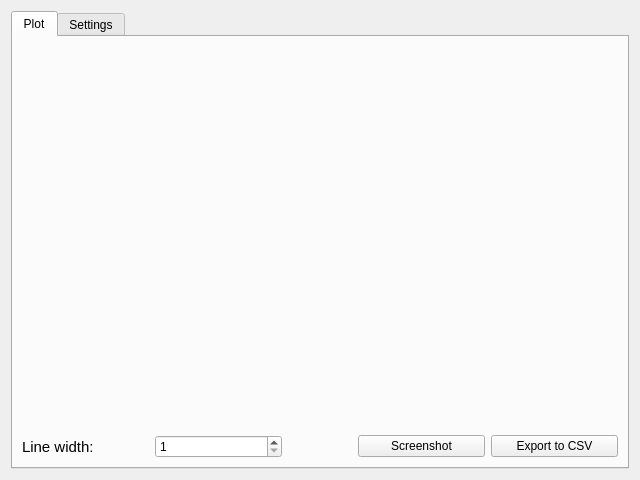
<?xml version="1.0" encoding="UTF-8"?>
<ui version="4.0">
 <class>QMSMplot</class>
 <widget class="QWidget" name="QMSMplot">
  <property name="geometry">
   <rect>
    <x>0</x>
    <y>0</y>
    <width>640</width>
    <height>480</height>
   </rect>
  </property>
  <property name="minimumSize">
   <size>
    <width>640</width>
    <height>480</height>
   </size>
  </property>
  <property name="windowTitle">
   <string/>
  </property>
  <layout class="QVBoxLayout" name="verticalLayoutMeasurement">
   <item>
    <widget class="QTabWidget" name="tabWidget">
     <property name="currentIndex">
      <number>0</number>
     </property>
     <widget class="QWidget" name="plot_tab">
      <attribute name="title">
       <string>Plot</string>
      </attribute>
      <layout class="QVBoxLayout" name="verticalLayout">
       <item>
        <widget class="QwtPlot" name="qwtPlot"/>
       </item>
       <item>
        <layout class="QHBoxLayout" name="horizontalLayoutButtons">
         <item>
          <layout class="QHBoxLayout" name="horizontalLayoutSpinBox">
           <item>
            <widget class="QLabel" name="label">
             <property name="font">
              <font>
               <pointsize>11</pointsize>
               <weight>50</weight>
               <bold>false</bold>
              </font>
             </property>
             <property name="text">
              <string>Line width:</string>
             </property>
            </widget>
           </item>
           <item>
            <widget class="QSpinBox" name="spinBox">
             <property name="minimum">
              <number>1</number>
             </property>
             <property name="maximum">
              <number>10</number>
             </property>
            </widget>
           </item>
           <item>
            <spacer name="horizontalSpacer">
             <property name="orientation">
              <enum>Qt::Horizontal</enum>
             </property>
             <property name="sizeType">
              <enum>QSizePolicy::Preferred</enum>
             </property>
             <property name="sizeHint" stdset="0">
              <size>
               <width>70</width>
               <height>20</height>
              </size>
             </property>
            </spacer>
           </item>
           <item>
            <widget class="QPushButton" name="pushButtonScreenshot">
             <property name="text">
              <string>Screenshot</string>
             </property>
            </widget>
           </item>
           <item>
            <widget class="QPushButton" name="pushButtonCSV">
             <property name="text">
              <string>Export to CSV</string>
             </property>
            </widget>
           </item>
          </layout>
         </item>
        </layout>
       </item>
      </layout>
     </widget>
     <widget class="QWidget" name="settings_tab">
      <attribute name="title">
       <string>Settings</string>
      </attribute>
      <layout class="QVBoxLayout" name="verticalLayout_3">
       <item>
        <widget class="QGroupBox" name="groupBox">
         <property name="title">
          <string>Show Graphs</string>
         </property>
        </widget>
       </item>
       <item>
        <widget class="QGroupBox" name="groupBox_2">
         <property name="title">
          <string>Other Settings</string>
         </property>
         <layout class="QVBoxLayout" name="verticalLayout_4">
          <item>
           <widget class="QCheckBox" name="checkBox">
            <property name="text">
             <string>show Applications</string>
            </property>
            <property name="checked">
             <bool>true</bool>
            </property>
           </widget>
          </item>
         </layout>
        </widget>
       </item>
      </layout>
     </widget>
    </widget>
   </item>
  </layout>
 </widget>
 <customwidgets>
  <customwidget>
   <class>QwtPlot</class>
   <extends>QFrame</extends>
   <header>qwt_plot.h</header>
   <container>1</container>
  </customwidget>
 </customwidgets>
 <resources/>
 <connections/>
</ui>
